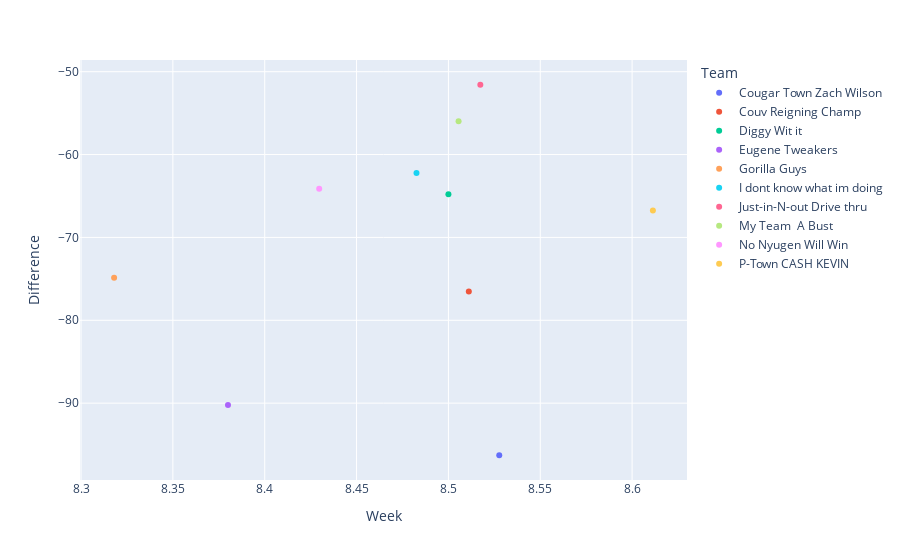

Notebook cell for this chart:
### Code cell
plot = px.scatter(test_df, x = 'Week', y = 'Difference', color = 'Team', trendline = 'ols')
plot.show()

### Figure 1 — Plotly figure (JSON) as saved in the notebook; plotly's stock layout.template omitted (floating-point values rounded to 4 significant figures)
{"data": [{"hovertemplate": "Team=Cougar Town Zach Wilson<br>Week=%{x}<br>Difference=%{y}<extra></extra>", "legendgroup": "Cougar Town Zach Wilson", "marker": {"color": "#636efa", "symbol": "circle"}, "mode": "markers", "name": "Cougar Town Zach Wilson", "orientation": "v", "showlegend": true, "type": "scatter", "x": [8.528], "xaxis": "x", "y": [-96.29], "yaxis": "y"}, {"hovertemplate": "Team=Cougar Town Zach Wilson<extra></extra>", "legendgroup": "Cougar Town Zach Wilson", "marker": {"color": "#636efa", "symbol": "circle"}, "mode": "lines", "name": "Cougar Town Zach Wilson", "showlegend": false, "type": "scatter", "xaxis": "x", "yaxis": "y"}, {"hovertemplate": "Team=Couv Reigning Champ<br>Week=%{x}<br>Difference=%{y}<extra></extra>", "legendgroup": "Couv Reigning Champ", "marker": {"color": "#EF553B", "symbol": "circle"}, "mode": "markers", "name": "Couv Reigning Champ", "orientation": "v", "showlegend": true, "type": "scatter", "x": [8.511], "xaxis": "x", "y": [-76.53], "yaxis": "y"}, {"hovertemplate": "Team=Couv Reigning Champ<extra></extra>", "legendgroup": "Couv Reigning Champ", "marker": {"color": "#EF553B", "symbol": "circle"}, "mode": "lines", "name": "Couv Reigning Champ", "showlegend": false, "type": "scatter", "xaxis": "x", "yaxis": "y"}, {"hovertemplate": "Team=Diggy Wit it<br>Week=%{x}<br>Difference=%{y}<extra></extra>", "legendgroup": "Diggy Wit it", "marker": {"color": "#00cc96", "symbol": "circle"}, "mode": "markers", "name": "Diggy Wit it", "orientation": "v", "showlegend": true, "type": "scatter", "x": [8.5], "xaxis": "x", "y": [-64.78], "yaxis": "y"}, {"hovertemplate": "Team=Diggy Wit it<extra></extra>", "legendgroup": "Diggy Wit it", "marker": {"color": "#00cc96", "symbol": "circle"}, "mode": "lines", "name": "Diggy Wit it", "showlegend": false, "type": "scatter", "xaxis": "x", "yaxis": "y"}, {"hovertemplate": "Team=Eugene Tweakers<br>Week=%{x}<br>Difference=%{y}<extra></extra>", "legendgroup": "Eugene Tweakers", "marker": {"color": "#ab63fa", "symbol": "circle"}, "mode": "markers", "name": "Eugene Tweakers", "orientation": "v", "showlegend": true, "type": "scatter", "x": [8.38], "xaxis": "x", "y": [-90.23], "yaxis": "y"}, {"hovertemplate": "Team=Eugene Tweakers<extra></extra>", "legendgroup": "Eugene Tweakers", "marker": {"color": "#ab63fa", "symbol": "circle"}, "mode": "lines", "name": "Eugene Tweakers", "showlegend": false, "type": "scatter", "xaxis": "x", "yaxis": "y"}, {"hovertemplate": "Team=Gorilla Guys<br>Week=%{x}<br>Difference=%{y}<extra></extra>", "legendgroup": "Gorilla Guys", "marker": {"color": "#FFA15A", "symbol": "circle"}, "mode": "markers", "name": "Gorilla Guys", "orientation": "v", "showlegend": true, "type": "scatter", "x": [8.318], "xaxis": "x", "y": [-74.86], "yaxis": "y"}, {"hovertemplate": "Team=Gorilla Guys<extra></extra>", "legendgroup": "Gorilla Guys", "marker": {"color": "#FFA15A", "symbol": "circle"}, "mode": "lines", "name": "Gorilla Guys", "showlegend": false, "type": "scatter", "xaxis": "x", "yaxis": "y"}, {"hovertemplate": "Team=I dont know what im doing<br>Week=%{x}<br>Difference=%{y}<extra></extra>", "legendgroup": "I dont know what im doing", "marker": {"color": "#19d3f3", "symbol": "circle"}, "mode": "markers", "name": "I dont know what im doing", "orientation": "v", "showlegend": true, "type": "scatter", "x": [8.483], "xaxis": "x", "y": [-62.24], "yaxis": "y"}, {"hovertemplate": "Team=I dont know what im doing<extra></extra>", "legendgroup": "I dont know what im doing", "marker": {"color": "#19d3f3", "symbol": "circle"}, "mode": "lines", "name": "I dont know what im doing", "showlegend": false, "type": "scatter", "xaxis": "x", "yaxis": "y"}, {"hovertemplate": "Team=Just-in-N-out Drive thru<br>Week=%{x}<br>Difference=%{y}<extra></extra>", "legendgroup": "Just-in-N-out Drive thru", "marker": {"color": "#FF6692", "symbol": "circle"}, "mode": "markers", "name": "Just-in-N-out Drive thru", "orientation": "v", "showlegend": true, "type": "scatter", "x": [8.517], "xaxis": "x", "y": [-51.57], "yaxis": "y"}, {"hovertemplate": "Team=Just-in-N-out Drive thru<extra></extra>", "legendgroup": "Just-in-N-out Drive thru", "marker": {"color": "#FF6692", "symbol": "circle"}, "mode": "lines", "name": "Just-in-N-out Drive thru", "showlegend": false, "type": "scatter", "xaxis": "x", "yaxis": "y"}, {"hovertemplate": "Team=My Team  A Bust<br>Week=%{x}<br>Difference=%{y}<extra></extra>", "legendgroup": "My Team  A Bust", "marker": {"color": "#B6E880", "symbol": "circle"}, "mode": "markers", "name": "My Team  A Bust", "orientation": "v", "showlegend": true, "type": "scatter", "x": [8.506], "xaxis": "x", "y": [-55.97], "yaxis": "y"}, {"hovertemplate": "Team=My Team  A Bust<extra></extra>", "legendgroup": "My Team  A Bust", "marker": {"color": "#B6E880", "symbol": "circle"}, "mode": "lines", "name": "My Team  A Bust", "showlegend": false, "type": "scatter", "xaxis": "x", "yaxis": "y"}, {"hovertemplate": "Team=No Nyugen Will Win<br>Week=%{x}<br>Difference=%{y}<extra></extra>", "legendgroup": "No Nyugen Will Win", "marker": {"color": "#FF97FF", "symbol": "circle"}, "mode": "markers", "name": "No Nyugen Will Win", "orientation": "v", "showlegend": true, "type": "scatter", "x": [8.43], "xaxis": "x", "y": [-64.13], "yaxis": "y"}, {"hovertemplate": "Team=No Nyugen Will Win<extra></extra>", "legendgroup": "No Nyugen Will Win", "marker": {"color": "#FF97FF", "symbol": "circle"}, "mode": "lines", "name": "No Nyugen Will Win", "showlegend": false, "type": "scatter", "xaxis": "x", "yaxis": "y"}, {"hovertemplate": "Team=P-Town CASH KEVIN<br>Week=%{x}<br>Difference=%{y}<extra></extra>", "legendgroup": "P-Town CASH KEVIN", "marker": {"color": "#FECB52", "symbol": "circle"}, "mode": "markers", "name": "P-Town CASH KEVIN", "orientation": "v", "showlegend": true, "type": "scatter", "x": [8.611], "xaxis": "x", "y": [-66.74], "yaxis": "y"}, {"hovertemplate": "Team=P-Town CASH KEVIN<extra></extra>", "legendgroup": "P-Town CASH KEVIN", "marker": {"color": "#FECB52", "symbol": "circle"}, "mode": "lines", "name": "P-Town CASH KEVIN", "showlegend": false, "type": "scatter", "xaxis": "x", "yaxis": "y"}], "layout": {"legend": {"title": {"text": "Team"}, "tracegroupgap": 0}, "margin": {"t": 60}, "xaxis": {"anchor": "y", "domain": [0, 1], "title": {"text": "Week"}}, "yaxis": {"anchor": "x", "domain": [0, 1], "title": {"text": "Difference"}}}}
